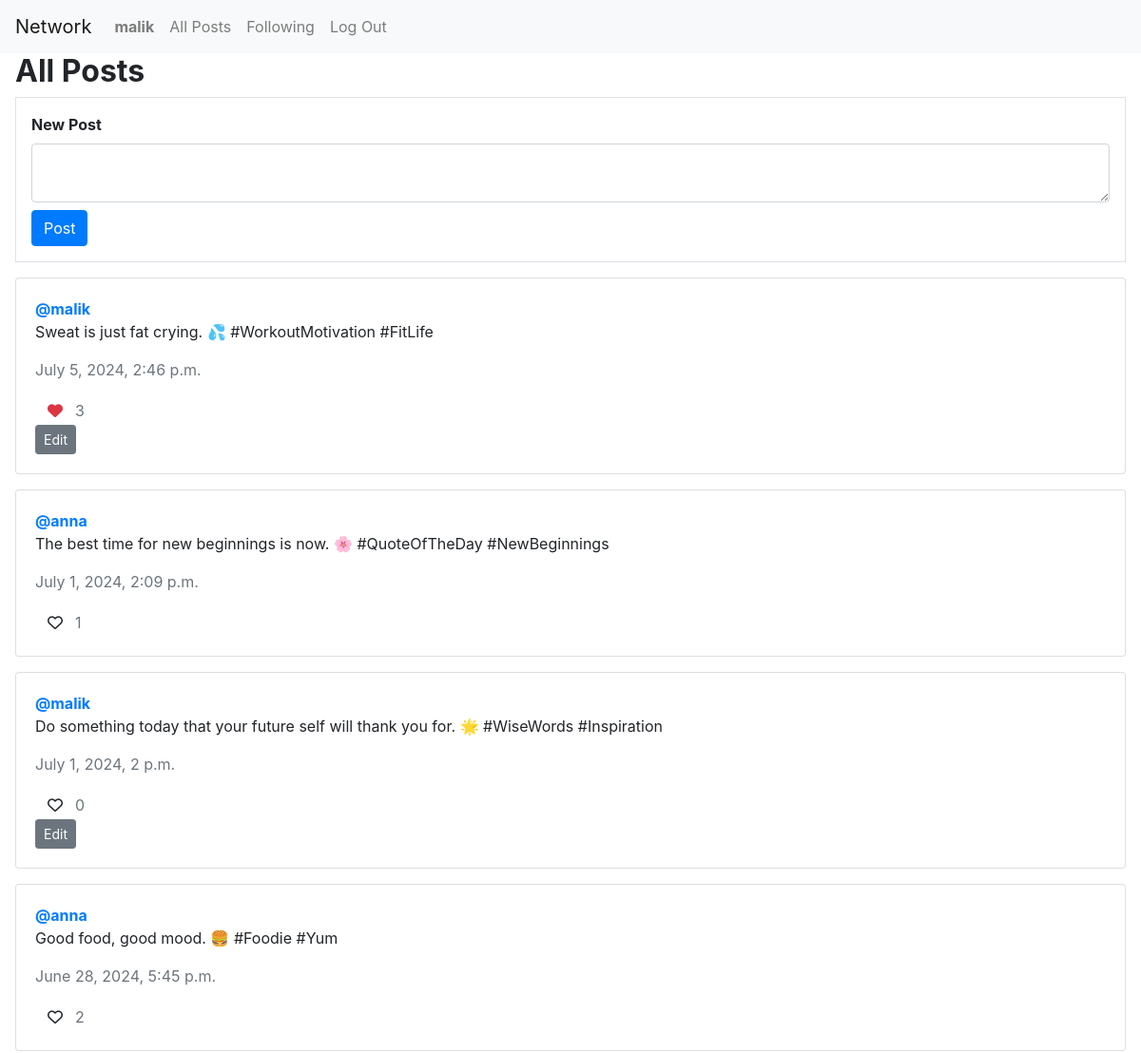
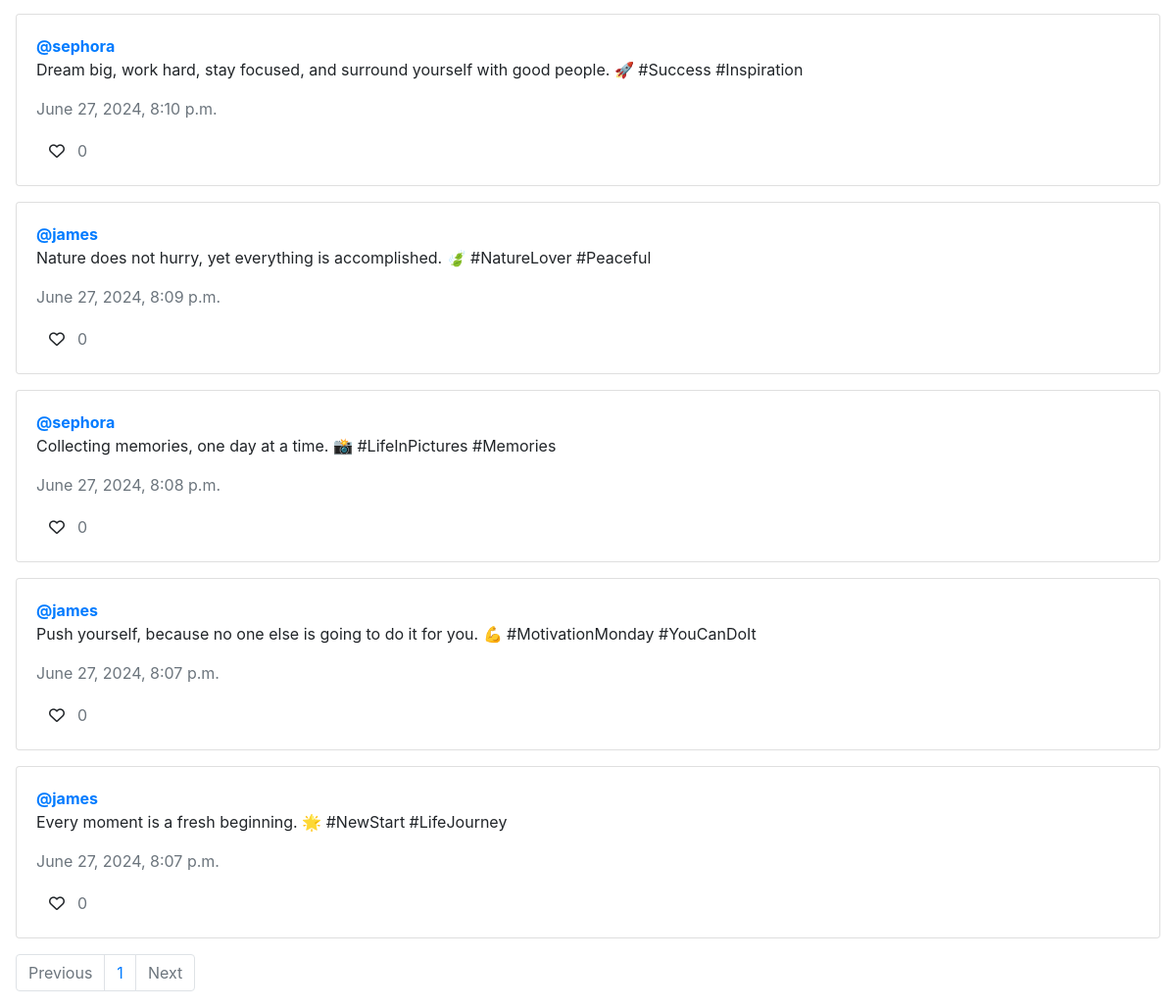
Page / (signed in) on the committed database (2 pictures, top to bottom).
### network/models.py (models this page shows, shortened)
class User(AbstractUser):
    pass

class Post(models.Model):
    content = models.CharField(max_length=150)
    user = models.ForeignKey(User, on_delete=models.CASCADE, related_name="author")
    date = models.DateTimeField(auto_now_add=True)
    def likes_count(self):
        return self.postLike.count()

### network/views.py (the view)
# urls.py: path("", views.index, name="index"),
def index(request):
    all_post = Post.objects.all().order_by('-date')
    paginator = Paginator(all_post, 10)
    page_number = request.GET.get('page')
    page_obj = paginator.get_page(page_number)
    allLikes = Like.objects.all()
    userLikes = []
    for like in allLikes:
        if request.user.id == like.user.id:
            userLikes.append(like.post.id)
    if request.user.is_authenticated:
        return render(request, "network/index.html", {
            "page_obj": page_obj,
            "userLikes": userLikes
        })
    else:
        return render(request, "network/login.html")

### network/templates/network/index.html (shortened to what this page needs)
{% extends "network/layout.html" %}
{% load static %}
{% block body %}
    <h2 class="mx-3"><strong>All Posts</strong></h2>
    <div class="mx-3 border" id="new_post_view">
        <div class="m-3">
            <form action="{% url 'new_post' %}" id="form-post" method="post">
                <div class="form-group">
                    <label><strong>New Post</strong></label>
                    <textarea class="form-control" name="content" id="form-content"></textarea>
                    <button class="btn btn-primary mt-2">Post</button>
                </div>
            </form>
        </div>
    </div>
    <div class="all_post mx-3 mt-3">
        {% for post in page_obj %}
        <div class="card mb-3">
            <div class="card-body">
                <a href="{% url 'profile' post.user.id %}"><strong>@{{ post.user }}</strong></a>
                <p class="card-text" id="content{{ post.id }}">{{ post.content }}</p>
                <p class="card-text text-muted">{{ post.date }}</p>
                <div class="d-flex align-items-center">
                    {% if post.id in userLikes %}
                    <button id="likeBtn{{ post.id }}" class="btn fa-solid text-danger fa-heart" onclick="likeHandler({{ post.id }}, {{ userLikes }})"></button>
                    {% else %}
                    <button id="likeBtn{{ post.id }}" class="btn fa-regular fa-heart" onclick="likeHandler({{ post.id }}, {{ userLikes }})"></button>
                    {% endif %}
                    <p class="card-text text-muted" id="likeCount{{ post.id }}">{{ post.likes_count }}</p>
                </div>
                {% if user == post.user %}
                <div class="d-flex align-items-center">
                    <button class="btn btn-secondary btn-sm" id="edit{{ post.id }}"  onclick="toggleBtn({{ post.id }})">Edit</button>
                </div>
                {% endif %}
            </div>
        </div>
        {% endfor %}
    </div>
    <nav aria-label="Page navigation example">
        <ul class="pagination mx-3">
            {% if page_obj.has_previous %}
                <li class="page-item"><a class="page-link" href="?page={{ page_obj.previous_page_number }}">Previous</a></li>
            {% else %}
                <li class="page-item disabled"><span class="page-link">Previous</span></li>
            {% endif %}
            <span class="current">
                <li class="page-item page-link">{{ page_obj.number }}</li>
            </span>
            {% if page_obj.has_next %}
                <li class="page-item"><a class="page-link" href="?page={{ page_obj.next_page_number }}">Next</a></li>
            {% else %}
                <li class="page-item disabled"><span class="page-link">Next</span></li>
            {% endif %}
        </ul>
    </nav>
{% endblock %}

### network/templates/network/layout.html (shortened to what this page needs)
{% load static %}
<!DOCTYPE html>
<html lang="en">
    <head>
        <link rel="stylesheet" href="https://stackpath.bootstrapcdn.com/bootstrap/4.4.1/css/bootstrap.min.css">
        <link href="{% static 'network/styles.css' %}" rel="stylesheet">
    </head>
    <body>
        <nav class="navbar navbar-expand-lg navbar-light bg-light">
            <a class="navbar-brand" href="{% url 'index' %}">Network</a>
            <div>
              <ul class="navbar-nav mr-auto">
                {% if user.is_authenticated %}
                    <li class="nav-item">
                        <a class="nav-link" href="{% url 'profile' user_id=user.id %}"><strong>{{ user.username }}</strong></a>
                    </li>
                {% endif %}
                <li class="nav-item">
                  <a class="nav-link" href="{% url 'index' %}">All Posts</a>
                </li>
                {% if user.is_authenticated %}
                    <li class="nav-item">
                        <a class="nav-link" href="{% url 'following' %}">Following</a>
                    </li>
                    <li class="nav-item">
                        <a class="nav-link" href="{% url 'logout' %}">Log Out</a>
                    </li>
                {% endif %}
              </ul>
            </div>
          </nav>
        <div class="body">
            {% block body %}
            {% endblock %}
        </div>
    </body>
</html>

### rows in the picture
User: username "malik"
Post: user "malik", content "Sweat is just fat crying. 💦 #WorkoutMotivation #FitLife", date "July 5, 2024, 2:46 p.m.", likes_count "3"
Post: user "anna", content "The best time for new beginnings is now. 🌸 #QuoteOfTheDay #NewBeginnings", date "July 1, 2024, 2:09 p.m.", likes_count "1"
Post: user "malik", content "Do something today that your future self will thank you for. 🌟 #WiseWords #Inspiration", date "July 1, 2024, 2 p.m.", likes_count "0"
Post: user "anna", content "Good food, good mood. 🍔 #Foodie #Yum", date "June 28, 2024, 5:45 p.m.", likes_count "2"
Post: user "sephora", content "Dream big, work hard, stay focused, and surround yourself with good people. 🚀 #Success #Inspiration", date "June 27, 2024, 8:10 p.m.", likes_count "0"
Post: user "james", content "Nature does not hurry, yet everything is accomplished. 🍃 #NatureLover #Peaceful", date "June 27, 2024, 8:09 p.m.", likes_count "0"
Post: user "sephora", content "Collecting memories, one day at a time. 📸 #LifeInPictures #Memories", date "June 27, 2024, 8:08 p.m.", likes_count "0"
Post: user "james", content "Push yourself, because no one else is going to do it for you. 💪 #MotivationMonday #YouCanDoIt", date "June 27, 2024, 8:07 p.m.", likes_count "0"
Post: user "james", content "Every moment is a fresh beginning. 🌟 #NewStart #LifeJourney", date "June 27, 2024, 8:07 p.m.", likes_count "0"

### other values in the picture
{{ page_obj.number }} "1"
